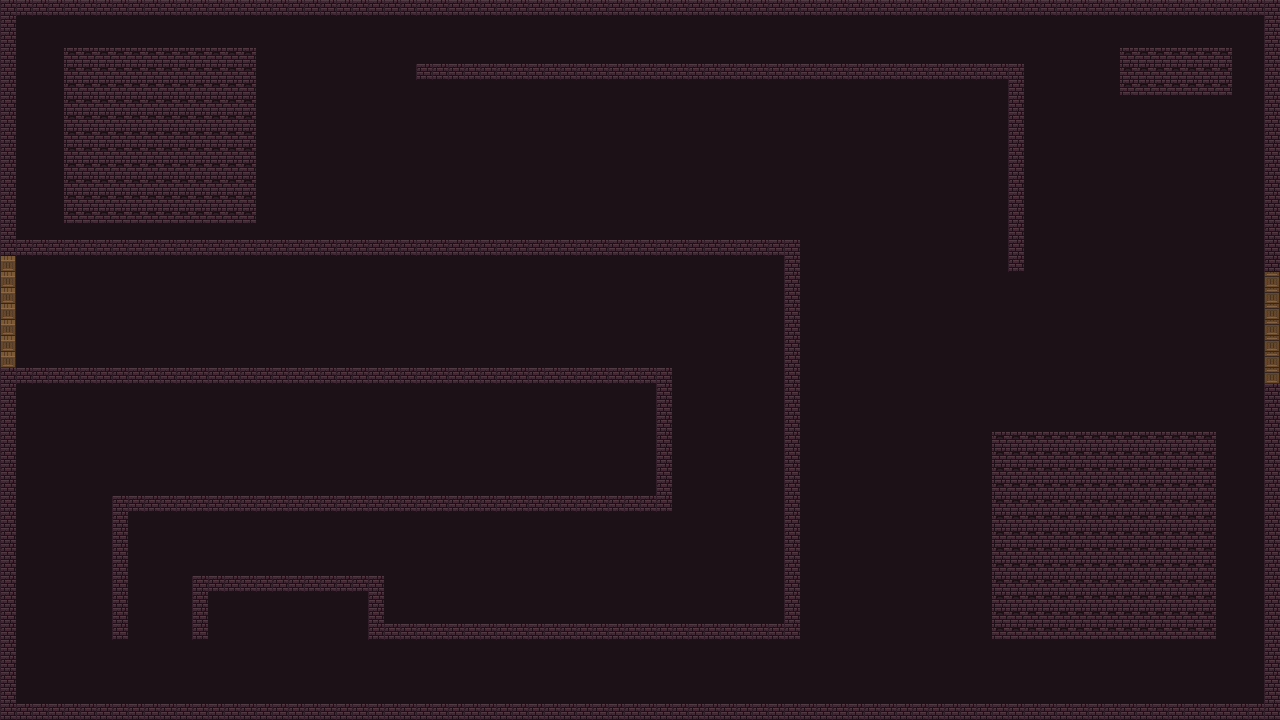

This game map was drawn from its Tiled (.tmx) file and the tilesets committed beside it. A one-line description and the trimmed map source follow:
An orthogonal 80x45 tile map with 16x16 px tiles, 2 tile layers (Tile Layer 1, Tile Layer 2), 3 tilesets and 23 objects (21x wall, 2x door).

<map version="1.5" tiledversion="1.7.0" orientation="orthogonal" renderorder="right-down" compressionlevel="0" width="80" height="45" tilewidth="16" tileheight="16" infinite="0" nextlayerid="10" nextobjectid="64">
 <tileset firstgid="1" name="Wall" tilewidth="16" tileheight="16" tilecount="1020" columns="20">
  <image source="Wall.png" width="320" height="816" />
 </tileset>
 <tileset firstgid="1021" name="Floor" tilewidth="16" tileheight="16" tilecount="819" columns="21">
  <image source="Floor.png" width="336" height="624" />
 </tileset>
 <tileset firstgid="1840" name="DungeonSet" tilewidth="16" tileheight="16" tilecount="256" columns="16">
  <image source="0x72_16x16DungeonTileset.v3.png" width="256" height="256" />
 </tileset>
 <layer id="7" name="Tile Layer 1" width="80" height="45">
  <data>[3600 cells, 3600 non-empty, 1 distinct tile ids]</data>
 </layer>
 <layer id="9" name="Tile Layer 2" width="80" height="45">
  <data>[3600 cells, 861 non-empty, 5 distinct tile ids]</data>
 </layer>
 <objectgroup id="2" name="Object Layer 1">
  <object id="8" type="wall" x="0" y="368" width="16" height="352" />
  <object id="10" type="wall" x="0" y="0" width="1280" height="16" />
  <object id="12" type="wall" x="1264" y="384" width="16" height="336" />
  <object id="15" type="wall" x="656.449" y="368" width="15.551" height="128" />
  <object id="19" type="wall" x="992" y="432" width="224" height="208" />
  <object id="23" type="wall" x="0" y="0" width="16" height="256" />
  <object id="25" type="wall" x="1264" y="0" width="16" height="272" />
  <object id="26" type="wall" x="0" y="704" width="1280" height="16" />
  <object id="32" type="door" x="0" y="256" width="16" height="112">
   <properties>
    <property name="side" value="left" />
   </properties>
  </object>
  <object id="35" type="wall" x="416" y="64" width="608" height="16" />
  <object id="48" type="wall" x="192" y="576" width="192" height="16" />
  <object id="51" type="wall" x="63.3438" y="48.5059" width="192.656" height="175.494" />
  <object id="52" type="wall" x="1120" y="48" width="112" height="48" />
  <object id="54" type="wall" x="784" y="240" width="16" height="400" />
  <object id="55" type="wall" x="368" y="576" width="16" height="64" />
  <object id="56" type="wall" x="112" y="496" width="16" height="144" />
  <object id="57" type="wall" x="192" y="576" width="16" height="64" />
  <object id="58" type="door" x="1264" y="272" width="16" height="112">
   <properties>
    <property name="side" value="right" />
   </properties>
  </object>
  <object id="59" type="wall" x="1008" y="64" width="16" height="208" />
  <object id="60" type="wall" x="0" y="240" width="800" height="16" />
  <object id="61" type="wall" x="0" y="368" width="656" height="16" />
  <object id="62" type="wall" x="112" y="496" width="560" height="16" />
  <object id="63" type="wall" x="368" y="624" width="432" height="16" />
 </objectgroup>
</map>
